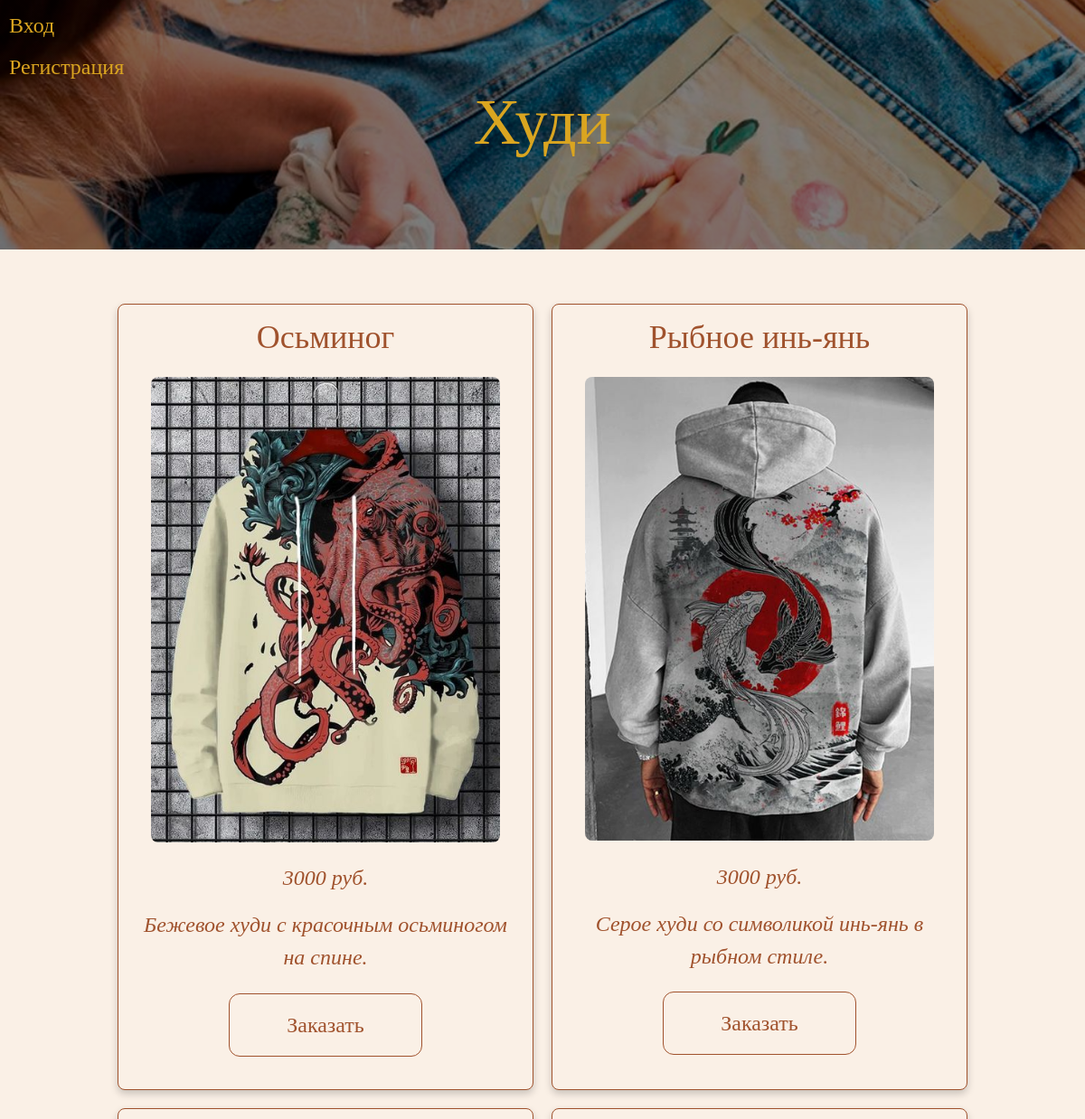
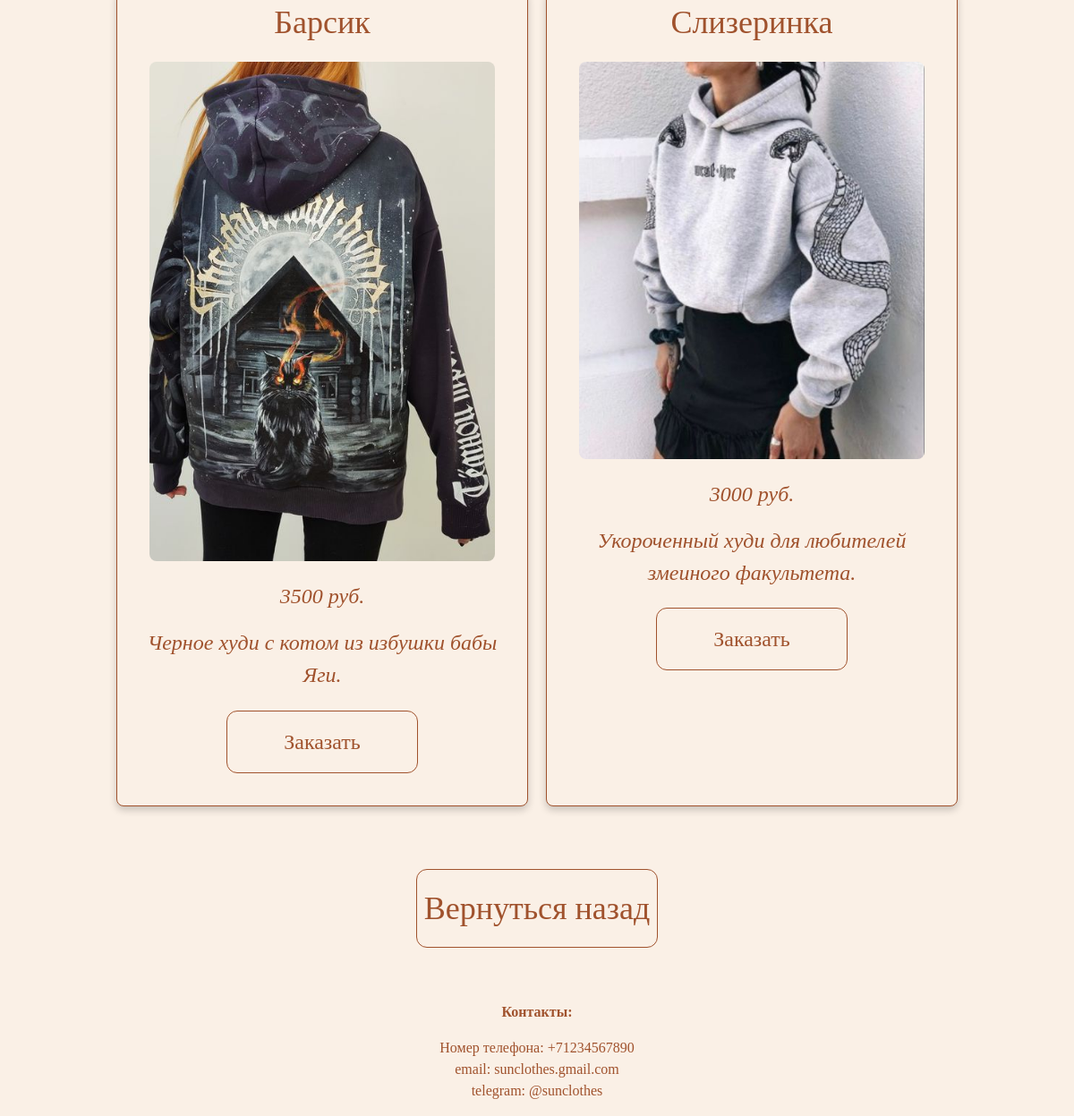
Screenshot of /hoodies/ with the database file from the repository (2 pictures, top to bottom).
### sunclothes/models.py (models this page shows, shortened)
class Products(models.Model):
    name_category = (
        ("jackets", "Куртки"),
        ("jeans", "Джинсы"),
        ("tshirts", "Футболки"),
        ("hoodies", "Худи"),
        ("shoes", "Кроссовки и кеды")
    )
    name = models.CharField(max_length=20)
    category = models.CharField(max_length=7, choices=name_category, default='tshirts')
    description = models.TextField()
    price = models.IntegerField()
    image_product = models.ImageField(upload_to='images_product/')

### sunclothes/views.py (the view)
# urls.py: path('hoodies/', hoodies),
def hoodies(request):
    hoodies = Products.objects.filter(category='hoodies')
    context = {
        'namepage': 'hoodies',
        'category': 'Худи',
        'type_cloth': hoodies
    }
    return render(request, 'mainpages/catalogpage.html', context)

### templates/mainpages/catalogpage.html (shortened to what this page needs)
{% load static %}
<!DOCTYPE html>
<html lang="en">
<head>
    <link href="https://cdn.jsdelivr.net/npm/bootstrap@5.3.2/dist/css/bootstrap.min.css" rel="stylesheet"
>
    <link rel='stylesheet' href="{% static 'style.css' %}">
</head>
<body>
<div class="header">
    <div>
        <a href="/login">Вход</a>
        <a href="/registration">Регистрация</a>
    </div>
    <div>
        <h1> {{category}} </h1>
    </div>
</div>
<div class="container">
    <div class="clothes_list">
        {% for cloth in type_cloth %}
        <div class="clothes_item">
            <h3> {{cloth.name}} </h3>
            {% if cloth.image_product %}
            <img src="{{ cloth.image_product.url }}" alt="{{cloth.name}}" class="image_detail">
            {% endif %}
            <p>{{ cloth.price }} руб.</p>
            <p>{{ cloth.description }}</p>
            <button><a href="{% url 'cart_info' cloth.pk %}">Заказать</a></button>
        </div>
        {% endfor %}
    </div>
</div>
<div class="back_page">
    <button><a href="/catalog">Вернуться назад</a></button>
</div>
<div class="contact">
    <div>
        <p style="font-weight: bold">Контакты:</p>
        <p>Номер телефона: +71234567890<br>
            email: sunclothes.gmail.com<br>
            telegram: @sunclothes</p>
    </div>
</div>
</body>
</html>

### static/style.css (style rules this page uses)
body { font-family: "Times New Roman", serif; background-color: linen; color: sienna; margin: 0 auto; }
a:link, a:visited { color: sienna; text-decoration: none; }
.header { font-family: "21st Century", fantasy; height: 23vw; background: linear-gradient(to bottom, rgba(0, 0, 0, 0.5), rgba(0, 0, 0, 0.5)), url("/static/images/image_home.jpeg"); background-size: cover; background-position: center; display: relative; align-items: center; justify-content: center; text-align: center; }
.header h1 { font-size: 6vw; color: goldenrod; margin: 0px; }
.header a { font-size: 2vw; color: goldenrod; display: flex; padding-left: 10px; padding-top: 10px; }
.container { padding: 10px; max-width: 80%; margin: 0 auto; }
.container p { font-size: 2vw; font-style: italic; text-align: center; }
.contact div { left: 0; bottom: 0; width: 100%; white-space: nowrap; display: relative; align-items: center; justify-content: center; text-align: center; }
.back_page button { background-color: linen; padding: 16px 8px; font-size: 3vw; border: 1px solid sienna; border-radius: 12px; cursor: pointer; margin: 5% auto; display: block; }
.clothes_list { display: grid; grid-template-columns: 1fr 1fr; padding-top: 50px; gap: 20px; }
.clothes_item { background-color: linen; padding: 15px; border-radius: 8px; box-shadow: 0 4px 8px rgba(0, 0, 0, 0.2); border: 1px solid sienna; }
.clothes_item h3 { text-align: center; font-size: 3vw; }
.clothes_item p { font-size: 2vw; }
.image_detail { flex: 0 0 auto; width: 90%; max-width: 400px; height: auto; object-fit: cover; border-radius: 8px; display: block; margin: 5% auto; }
.clothes_item button { background-color: linen; font-size: 2vw; padding: 16px 8px; border: 1px solid sienna; border-radius: 12px; cursor: pointer; margin: 5% auto; display: block; color: sienna; width: 50%; }

### rows the page displays
Products: name "Осьминог", image_product (picture), price "3000", description "Бежевое худи с красочным осьминогом на спине."
Products: name "Рыбное инь-янь", image_product (picture), price "3000", description "Серое худи со символикой инь-янь в рыбном стиле."
Products: name "Барсик", image_product (picture), price "3500", description "Черное худи с котом из избушки бабы Яги."
Products: name "Слизеринка", image_product (picture), price "3000", description "Укороченный худи для любителей змеиного факультета."

### other values shown
{{ category }} "Худи"
